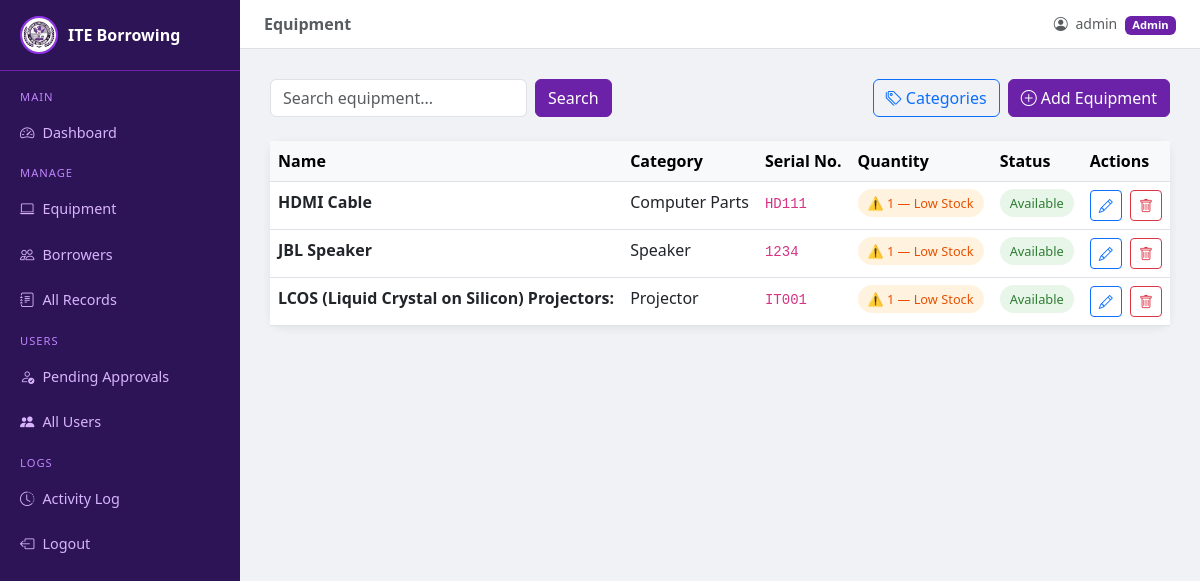
/system/equipment/ (signed in), run on the app's committed database.
### borrowing/models.py (models this page shows, shortened)
class Equipment(models.Model):
    STATUS_CHOICES = [
        ('available',   'Available'),
        ('borrowed',    'Borrowed'),
        ('maintenance', 'Under Maintenance'),
    ]
    name        = models.CharField(max_length=100)
    category    = models.ForeignKey(Category, on_delete=models.SET_NULL, null=True, blank=True)
    description = models.TextField(blank=True)
    serial_no   = models.CharField(max_length=100, unique=True)
    quantity    = models.PositiveIntegerField(default=1)
    status      = models.CharField(max_length=20, choices=STATUS_CHOICES, default='available')
    image       = models.ImageField(upload_to='equipment/', blank=True, null=True)
    created_at  = models.DateTimeField(auto_now_add=True)
    class Meta:
        ordering = ['name']

class Category(models.Model):
    name       = models.CharField(max_length=100, unique=True)
    created_at = models.DateTimeField(auto_now_add=True)
    def __str__(self):
        return self.name
    class Meta:
        ordering = ['name']
        verbose_name_plural = 'Categories'

### borrowing/views.py (the view)
# urls.py: path('equipment/',                      views.equipment_list,            name='equipment_list'),
@login_required
def equipment_list(request):
    query     = request.GET.get('q', '')
    equipment = Equipment.objects.filter(name__icontains=query) if query else Equipment.objects.all()
    return render(request, 'borrowing/equipment_list.html', {'equipment': equipment, 'query': query})

### borrowing/templates/borrowing/equipment_list.html
{% extends 'borrowing/base.html' %}
{% block page_title %}Equipment{% endblock %}
{% block content %}
<div class="d-flex justify-content-between align-items-center mb-4">
  <form class="d-flex gap-2" method="get">
    <input type="text" name="q" value="{{ query }}" class="form-control" placeholder="Search equipment...">
    <button class="btn btn-primary">Search</button>
  </form>
  <div class="d-flex gap-2">
    <a href="{% url 'category_list' %}" class="btn btn-outline-primary"><i class="bi bi-tags me-1"></i>Categories</a>
    <a href="{% url 'equipment_add' %}" class="btn btn-primary"><i class="bi bi-plus-circle me-1"></i>Add Equipment</a>
  </div>
</div>
<div class="card">
  <div class="card-body p-0">
    <table class="table table-hover mb-0">
      <thead class="table-light">
        <tr><th>Name</th><th>Category</th><th>Serial No.</th><th>Quantity</th><th>Status</th><th>Actions</th></tr>
      </thead>
      <tbody>
        {% for e in equipment %}
        <tr>
          <td class="fw-semibold">{{ e.name }}</td>
          <td>{{ e.category|default:"—" }}</td>
          <td><code>{{ e.serial_no }}</code></td>
          <td>
            {% if e.quantity == 0 %}<span class="badge-overdue">⚠️ 0 — Not Available</span>
            {% elif e.quantity <= 2 %}<span class="badge-borrowed">⚠️ {{ e.quantity }} — Low Stock</span>
            {% else %}<span class="badge-available">{{ e.quantity }}</span>{% endif %}
          </td>
          <td><span class="badge-{{ e.status }}">{{ e.get_status_display }}</span></td>
          <td>
            <a href="{% url 'equipment_edit' e.pk %}" class="btn btn-sm btn-outline-primary me-1"><i class="bi bi-pencil"></i></a>
            <a href="{% url 'equipment_delete' e.pk %}" class="btn btn-sm btn-outline-danger"><i class="bi bi-trash"></i></a>
          </td>
        </tr>
        {% empty %}
        <tr><td colspan="6" class="text-center text-muted py-4">No equipment found.</td></tr>
        {% endfor %}
      </tbody>
    </table>
  </div>
</div>
{% endblock %}

### borrowing/templates/borrowing/base.html (shortened to what this page needs)
{% load static %}
<!DOCTYPE html>
<html lang="en">
<head>
  <link href="https://cdn.jsdelivr.net/npm/bootstrap@5.3.0/dist/css/bootstrap.min.css" rel="stylesheet">
  <link href="https://cdn.jsdelivr.net/npm/bootstrap-icons@1.10.5/font/bootstrap-icons.css" rel="stylesheet">
</head>
<body>
<div class="sidebar" id="sidebar">
  <div class="brand">
    <img src="{% static 'img/logo.jpg' %}" alt="ITE Logo"
      style="width:38px;height:38px;border-radius:50%;object-fit:cover;border:2px solid #9333ea;">
    ITE Borrowing
  </div>
  <nav class="mt-2">
    {% if request.user.is_superuser %}
    <div class="nav-label">Main</div>
    <a href="{% url 'dashboard' %}" onclick="closeSidebar()"><i class="bi bi-speedometer2 me-2"></i>Dashboard</a>
    <div class="nav-label">Manage</div>
    <a href="{% url 'equipment_list' %}" onclick="closeSidebar()"><i class="bi bi-laptop me-2"></i>Equipment</a>
    <a href="{% url 'borrower_list' %}" onclick="closeSidebar()"><i class="bi bi-people me-2"></i>Borrowers</a>
    <a href="{% url 'borrow_records' %}" onclick="closeSidebar()"><i class="bi bi-journal-text me-2"></i>All Records</a>
    <div class="nav-label">Users</div>
    <a href="{% url 'pending_users' %}" onclick="closeSidebar()"><i class="bi bi-person-check me-2"></i>Pending Approvals</a>
    <a href="{% url 'user_list' %}" onclick="closeSidebar()"><i class="bi bi-people-fill me-2"></i>All Users</a>
    <div class="nav-label">Logs</div>
    <a href="{% url 'activity_log' %}" onclick="closeSidebar()"><i class="bi bi-clock-history me-2"></i>Activity Log</a>
    {% endif %}
    <a href="{% url 'logout' %}" class="logout-btn">
      <i class="bi bi-box-arrow-left me-2"></i>Logout
    </a>
  </nav>
</div>
<div class="main-content">
  <div class="topbar">
    <div class="d-flex align-items-center gap-3">
      <span class="fw-semibold text-muted">{% block page_title %}{% endblock %}</span>
    </div>
    <span class="text-muted small">
      <i class="bi bi-person-circle me-1"></i>
      <span class="d-none d-md-inline">{{ request.user.username }}</span>
      {% if request.user.is_superuser %}
        <span class="badge ms-1" style="background:#6b21a8;font-size:0.7rem;">Admin</span>
      {% else %}
        <span class="badge ms-1" style="background:#2e7d32;font-size:0.7rem;">User</span>
      {% endif %}
    </span>
  </div>
  {% block content %}{% endblock %}
</div>
</body>
</html>

### borrowing/templates/borrowing/base.html (style rules this page uses)
:root { --bs-primary: #6b21a8; --bs-primary-rgb: 107, 33, 168; }
body { background: #f0f2f5; font-family: 'Segoe UI', sans-serif; }
.btn-primary { background: #6b21a8; border-color: #6b21a8; }
.sidebar { min-height: 100vh; background: #2d1457; width: 240px; position: fixed; top: 0; left: 0; z-index: 100; transition: transform 0.3s ease; }
.sidebar .brand { padding: 16px 20px; font-size: 1rem; font-weight: 700; color: #fff; border-bottom: 1px solid #6b21a8; display: flex; align-items: center; gap: 10px; }
.sidebar a { color: #d8b4fe; text-decoration: none; display: block; padding: 12px 20px; font-size: 0.9rem; }
.sidebar .nav-label { padding: 10px 20px 4px; font-size: 0.7rem; text-transform: uppercase; color: #c084fc; letter-spacing: 1px; }
.main-content { margin-left: 240px; padding: 30px; }
.topbar { background: #fff; padding: 12px 24px; margin: -30px -30px 30px; border-bottom: 1px solid #e0e0e0; display: flex; justify-content: space-between; align-items: center; }
.card { border: none; box-shadow: 0 2px 10px rgba(0,0,0,0.07); border-radius: 12px; }
.badge-available { background: #e8f5e9; color: #2e7d32; padding: 5px 10px; border-radius: 20px; font-size: 0.8rem; }
.badge-borrowed { background: #fff3e0; color: #e65100; padding: 5px 10px; border-radius: 20px; font-size: 0.8rem; }
.logout-btn { background: none; border: none; color: #d8b4fe; padding: 12px 20px; font-size: 0.9rem; width: 100%; text-align: left; cursor: pointer; display: block; text-decoration: none; }

### data on the page
Equipment: name "HDMI Cable", category "Computer Parts", serial_no "HD111", quantity "1", status "Available"
Equipment: name "JBL Speaker", category "Speaker", serial_no "1234", quantity "1", status "Available"
Equipment: name "LCOS (Liquid Crystal on Silicon) Projectors:", category "Projector", serial_no "IT001", quantity "1", status "Available"

### other printed values
{{ request.user.username }} "admin"
